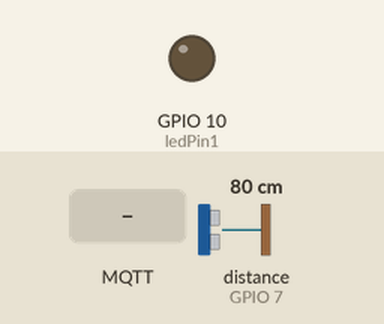
This sketch was run on a simulated ESP32-C3. Shown: output pins drawn as LEDs (lit = HIGH). Wiring (inferred from the names in the program): ultrasonic range finder: trigger GPIO 8; echo GPIO 7. The inputs (shaded band) are chosen by the test bench; at power-on: distance to the obstacle (sensor on GPIO 7) 80 cm. The echo pulse lasts 58.3 µs per cm; WiFi joins after 1.5 s; servers stay silent unless stated; no MQTT or app messages arrive unless stated; pins used as bus, display or sensor lines are not drawn; what the sketch prints to the serial monitor is not drawn.

Above: at 3.2 s.
3.3 s: distance to the obstacle (sensor on GPIO 7) set to 86 cm
5.2 s: distance to the obstacle (sensor on GPIO 7) set to 96 cm
At 6.4 s:
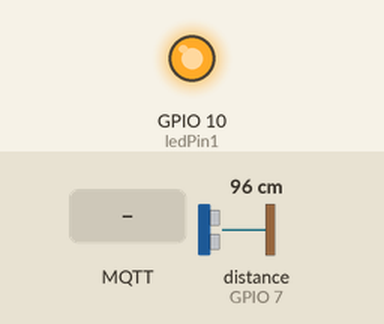
7.5 s: MQTT message "5" arrives on the first subscribed topic
9.0 s: MQTT message "90" arrives on the first subscribed topic
10.5 s: distance to the obstacle (sensor on GPIO 7) set to 2 cm
At 11.4 s:
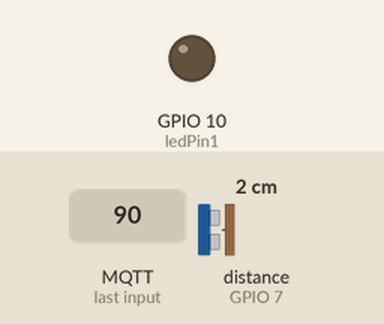
12.6 s: distance to the obstacle (sensor on GPIO 7) set to 9 cm
14.3 s: distance to the obstacle (sensor on GPIO 7) set to 13 cm
At 16.1 s:
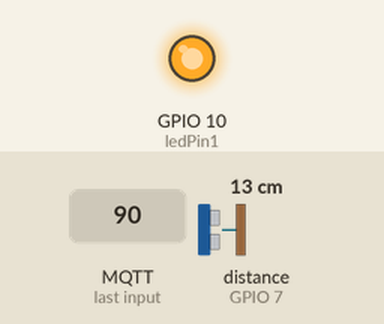
Timing chart, 0 to 17.6 s (numbered marks = the images above; inputs shaded):
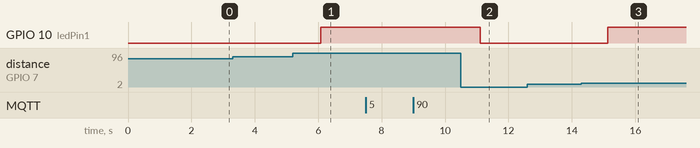

Measured:
- the behaviour switches between 90 and 91 cm on distance to the obstacle (sensor on GPIO 7) (found by bisection; images 0 and 1)
- the behaviour switches between 10 and 11 cm on distance to the obstacle (sensor on GPIO 7) (found by bisection; images 2 and 3)
- after the input at 3.3 s, every drawn part: stays the same
- after the input at 5.2 s, GPIO 10 (ledPin1): LOW → HIGH after 0.88 s
- after the input at 7.5 s, every drawn part: stays the same
- after the input at 9.0 s, every drawn part: stays the same
- after the input at 10.5 s, GPIO 10 (ledPin1): HIGH → LOW after 0.62 s
- after the input at 12.6 s, every drawn part: stays the same
- after the input at 14.3 s, GPIO 10 (ledPin1): LOW → HIGH after 0.83 s

The sketch:

AquaObserver-esp32-wifi.ino
```cpp
// ESP32-C3-DevKitM-1

#include <WiFi.h>
#include <PubSubClient.h>

#define PORT 5000
#define SPEED_OF_SOUND 0.0343 // cm/us
#define MEASUREMENTS_IN_BATCH 60

// WiFi Config
const char* ssid       = "YOUR_SSID";
const char* password   = "YOUR_PASS";

// MQTT Broker Config(Choose between IP adress od domain)
IPAddress server(192, 168, 1, 103);
// const char* server = "mybroker.example.com";

WiFiClient espWiFiClient;
PubSubClient client(espWiFiClient);

// MQTT Client Config
char *clientName = "aqua1";
char *onlineTopic = "aqua1/online";
char *critLvlTopic = "aqua1/critLvl";
char *waterLvlTopic = "aqua1/wtrLvl";
char *depthCalibrationTopic = "aqua1/calibrate";

// Func Proto
// -- MQTT client
void callback(char*, byte*, unsigned int);
void reconnect();
// -- WiFi
void setupWiFi();

// Pins used
int pinTrig1 = 8;
int pinEcho1 = 7;

int ledPin1 = 10;

// Global var
bool mqttIsConnected = false;
bool wifiIsConnected = false;

unsigned long measureTiming;
int timeBetweenMeasurements = 1000; // ms
short int measurements[MEASUREMENTS_IN_BATCH];
int measurementPointer = 0;

float criticalValue = 10;     // %

int totalContainerDepth = 100; // cm


//////////////////////////////////////////////////
void setup() {
  Serial.begin(115200);

  // Connect to WiFi
  setupWiFi();

  delay(250);

  // Setup MQTT broker params
  client.setServer(server, PORT);
  client.setCallback(callback);

  // Setup HC-SR04 pins
  pinMode(pinTrig1, OUTPUT);
  pinMode(pinEcho1, INPUT);

  delay(250);

  pinMode(ledPin1, OUTPUT);

  measureTiming = millis();
}

void loop() {
  if(!client.connected()) mqttIsConnected = false; // Ask for reconnection if disconnected

  // Measure water level every timeBetweenMeasurements milliseconds
  if((millis() - measureTiming) > timeBetweenMeasurements){

    float currentWaterLevel = measureWaterLevel(pinTrig1, pinEcho1); // cm or -1 if error

    Serial.println("Water level("+ String(measurementPointer) +"): " + String(currentWaterLevel) + "cm");

    float waterLevelPercent = currentWaterLevel / totalContainerDepth; // cm -> %
    waterLevelPercent *= 100;

    if(currentWaterLevel < 0){
      measurements[measurementPointer] = -1;
    }else{
      measurements[measurementPointer] = (waterLevelPercent <= 100)?
                                         ((short int)waterLevelPercent):
                                         (100);
    }

    measurementPointer++;

    if(measurementPointer >= MEASUREMENTS_IN_BATCH){
      publishWaterLevel();
      measurementPointer = 0;
    }

    if (waterLevelPercent < criticalValue) {
      digitalWrite(ledPin1, HIGH);
      Serial.println("LED: ON");
    }else{
      digitalWrite(ledPin1, LOW);
    }

    measureTiming = millis();
  }

  // Loop if connected, else try reconnecting
  if(WiFi.status() != WL_CONNECTED){
    if(wifiIsConnected){
      wifiIsConnected = false;

      Serial.println();
      Serial.print("Connecting to ");
      Serial.println(ssid);

      WiFi.begin(ssid, password);
    }

  }else if(WiFi.status() == WL_CONNECTED && wifiIsConnected == false){
    wifiIsConnected = true;

    Serial.println();
    Serial.print("Connected! Got IP: ");
    Serial.print(WiFi.localIP());
  }else{
    if(mqttIsConnected){
      client.loop();
    }else{
      reconnect();
    }
  }
}

void setupWiFi(){
  Serial.println();
  Serial.print("Connecting to ");
  Serial.println(ssid);

  WiFi.begin(ssid, password);

  while(WiFi.status() != WL_CONNECTED){
    delay(500);
    Serial.print(".");
  }

  Serial.println();
  Serial.print("Connected! Got IP: ");
  Serial.print(WiFi.localIP());

  wifiIsConnected = true;
}

void callback(char* topic, byte* payload, unsigned int length) {
  Serial.println("---------------------------------");
  Serial.print("Topic: ");
  Serial.print(topic);

  Serial.println();
  Serial.print("Payload(" + String(length) + "): ");

  char localPayload[length];

  for(int i = 0; i < length; i++){
    localPayload[i] = (char)*(payload + i);
  }

  String payloadString = String(localPayload);

  Serial.print(payloadString);

  Serial.println();

  callbackHandler(String(topic), payloadString);

}

void reconnect() {
  // Try reconnecting
  Serial.print("Attempting MQTT connection...");

  delay(1000);

  // Attempt to connect
  if (client.connect(clientName)) { // Also possible to use authentication with broker with client.connect(clientName, "client username", "client password")
    Serial.println("connected");
    mqttIsConnected = true;
    // Once connected, publish an announcement...
    client.publish(onlineTopic, String(totalContainerDepth).c_str());
    // ... and resubscribe
    client.subscribe(critLvlTopic);
    client.subscribe(depthCalibrationTopic);
  } else {
    Serial.print("failed, rc=");
    Serial.print(client.state());
    Serial.println(" try again in 5 seconds");
    // Wait 5 seconds before retrying
    delay(5000);
  }
}

float measureDistance(int pinTrig, int pinEcho){
  long duration;

  digitalWrite(pinTrig, LOW);
  delayMicroseconds(5);

  // 10us impuls
  digitalWrite(pinTrig, HIGH);
  delayMicroseconds(10);
  digitalWrite(pinTrig, LOW);

  // Echo
  duration = pulseIn(pinEcho, HIGH); // Returns the duration until HIGH signal on echo pin in microseconds with a timeout of 0.1s

  // Serial.println("Duration: " + String(duration));

  duration = duration >> 1; // duration = duration/2 <- Because the echo duration is 2*duration to surface
  // Serial.println("Duration/2: " + String(duration));

  float distance = (float)SPEED_OF_SOUND * duration; // cm

  return distance;
}

float measureWaterLevel(int pinTrig, int pinEcho){
  float waterLevel = totalContainerDepth - measureDistance(pinTrig, pinEcho);

  int counter = 0;

  while ((waterLevel < -5 || waterLevel > totalContainerDepth+5) && counter < 50) {
    waterLevel = totalContainerDepth - measureDistance(pinTrig, pinEcho);
    counter++;
  }

  if (waterLevel < 0) {
    if(waterLevel > -5){
      return 0;
    }else{
      return -1;
    }
  }else if(waterLevel > totalContainerDepth){
    if(waterLevel < totalContainerDepth+5){
      return totalContainerDepth;
    }else{
      return -1;
    }
  }else{
    return waterLevel;
  }
}

void callbackHandler(String topic, String payload){
  if(topic.equals(critLvlTopic)){
    // When we receive a msg for changing the critical value
    int intPayload = payload.toInt();

    // Change the value if the new value is between 0 and maximum depth
    criticalValue = (intPayload > 0 && intPayload <= 100)?
                    (intPayload):
                    (criticalValue);

    Serial.println("cryticalValue = " + String(criticalValue));

  }else if(topic.equals(depthCalibrationTopic)){
    // When we receive a calibration topic msg
    float sum = 0;

    // Reseting measurements
    measurementPointer = 0;

    // Take 10 measurements
    for(int counter = 0; counter < 10; counter++){
      sum += measureDistance(pinTrig1, pinEcho1);
    }

    // Average and calibrate
    totalContainerDepth = (int)(sum/10);

    Serial.print("Container depth calibration: ");
    Serial.print(String(totalContainerDepth));
    Serial.println(" cm");

    if(client.connected() && WiFi.status() == WL_CONNECTED){
      // Publish new value to online topic so the server knows what the current value is
      client.publish(onlineTopic, String(totalContainerDepth).c_str());
    }
  }
}

void publishWaterLevel(){
  int sum = 0;
  int numOfErrors = 0;

  for(int i = 0; i < MEASUREMENTS_IN_BATCH; i++){
    if(measurements[i] < 0){
      numOfErrors++;
      continue;
    }

    sum += (measurements[i] > 100)?(100):(measurements[i]);
  }

  if(numOfErrors > (MEASUREMENTS_IN_BATCH / 2)){
    Serial.println("Measurements not published due to more than 50% being errors!");
    return;
  }

  int waterLevelForPublish = sum / (MEASUREMENTS_IN_BATCH - numOfErrors);

  waterLevelForPublish = (waterLevelForPublish >= 0 && waterLevelForPublish <= 100)?
                         (waterLevelForPublish):
                         (0);

  if(client.connected() && WiFi.status() == WL_CONNECTED){
    Serial.println("Publishing water level: " + String(waterLevelForPublish) + "%");
    client.publish(waterLvlTopic, String(waterLevelForPublish).c_str());
  }
}
```
